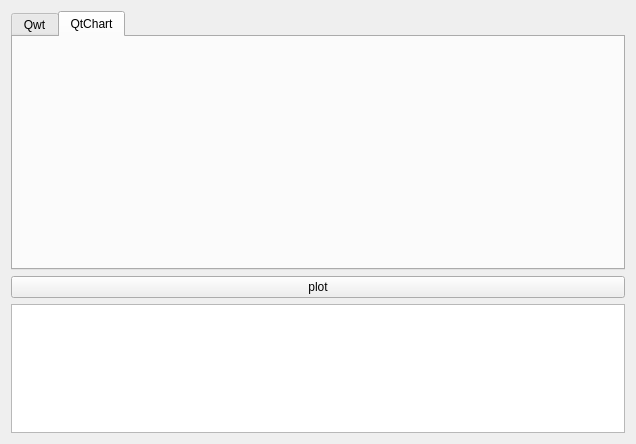
<?xml version="1.0" encoding="UTF-8"?>
<ui version="4.0">
 <class>Widget</class>
 <widget class="QWidget" name="Widget">
  <property name="geometry">
   <rect>
    <x>0</x>
    <y>0</y>
    <width>636</width>
    <height>444</height>
   </rect>
  </property>
  <property name="windowTitle">
   <string>Widget</string>
  </property>
  <layout class="QVBoxLayout" name="verticalLayout" stretch="2,0,1">
   <item>
    <widget class="QTabWidget" name="tabWidget">
     <property name="currentIndex">
      <number>1</number>
     </property>
     <widget class="QWidget" name="tab">
      <attribute name="title">
       <string>Qwt</string>
      </attribute>
     </widget>
     <widget class="QWidget" name="tab_2">
      <attribute name="title">
       <string>QtChart</string>
      </attribute>
      <layout class="QVBoxLayout" name="verticalLayout_2">
       <item>
        <widget class="QChartView" name="qtChart" native="true"/>
       </item>
      </layout>
     </widget>
    </widget>
   </item>
   <item>
    <widget class="QPushButton" name="pushButton_plot">
     <property name="text">
      <string>plot</string>
     </property>
    </widget>
   </item>
   <item>
    <widget class="QTextEdit" name="textEdit"/>
   </item>
  </layout>
 </widget>
 <layoutdefault spacing="6" margin="11"/>
 <customwidgets>
  <customwidget>
   <class>QChartView</class>
   <extends>QWidget</extends>
   <header location="global">qchartview.h</header>
   <container>1</container>
  </customwidget>
 </customwidgets>
 <resources/>
 <connections/>
</ui>
